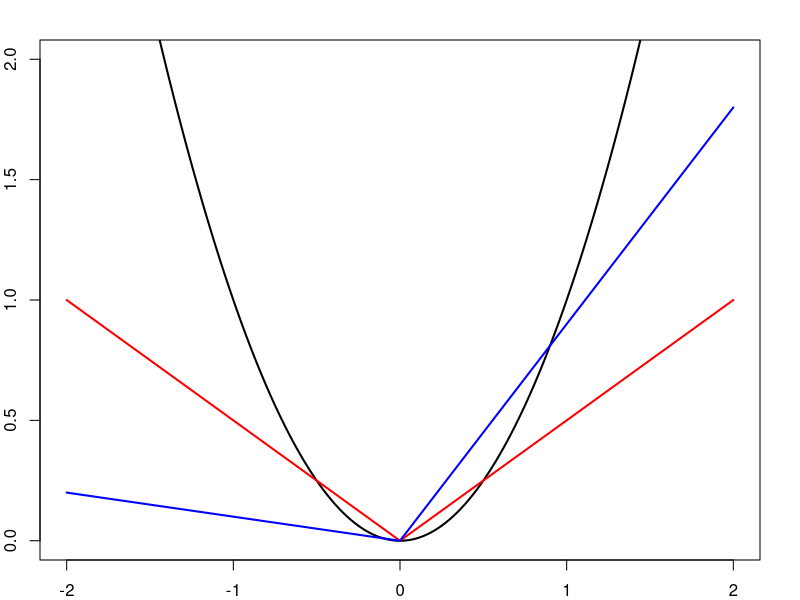

The R source for this figure:
library(quantreg)

#Plot the MSE, Median error, 90% ATAE
u=seq(-2,2,0.001)
windows()
par(oma=c(0,0,0,0), mar=c(2,2,2,2))
plot(u,u^2,type="l",xlab="",ylab="",lwd=2,ylim=c(0,2))
lines(u,1/2*abs(u),col="red",lwd=2)
lines(u,0.1*ifelse(u<=0,-u,0)+0.9*ifelse(u>0,u,0),col="blue",lwd=2)